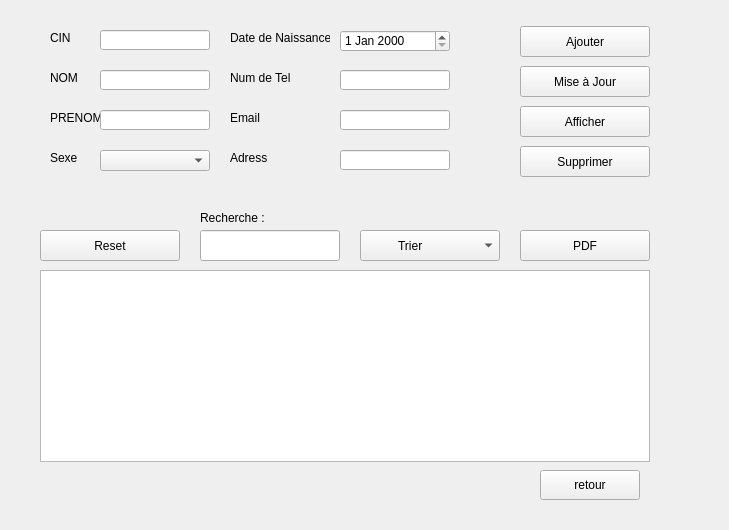
    <widget class="QWidget" name="page_3">
     <widget class="QTableView" name="table_employe">
      <property name="geometry">
       <rect>
        <x>40</x>
        <y>270</y>
        <width>610</width>
        <height>192</height>
       </rect>
      </property>
      <property name="cursor" stdset="0">
       <cursorShape>PointingHandCursor</cursorShape>
      </property>
     </widget>
     <widget class="QLabel" name="label_CIN">
      <property name="geometry">
       <rect>
        <x>50</x>
        <y>30</y>
        <width>60</width>
        <height>16</height>
       </rect>
      </property>
      <property name="text">
       <string>CIN </string>
      </property>
     </widget>
     <widget class="QLineEdit" name="lineEdit_Adress">
      <property name="geometry">
       <rect>
        <x>340</x>
        <y>150</y>
        <width>110</width>
        <height>20</height>
       </rect>
      </property>
     </widget>
     <widget class="QPushButton" name="pushButton_Supprimer">
      <property name="geometry">
       <rect>
        <x>520</x>
        <y>146</y>
        <width>130</width>
        <height>31</height>
       </rect>
      </property>
      <property name="cursor">
       <cursorShape>PointingHandCursor</cursorShape>
      </property>
      <property name="mouseTracking">
       <bool>true</bool>
      </property>
      <property name="text">
       <string>Supprimer</string>
      </property>
     </widget>
     <widget class="QLabel" name="label_Nom">
      <property name="geometry">
       <rect>
        <x>50</x>
        <y>70</y>
        <width>60</width>
        <height>16</height>
       </rect>
      </property>
      <property name="text">
       <string>NOM</string>
      </property>
     </widget>
     <widget class="QLabel" name="label_Num_Tel">
      <property name="geometry">
       <rect>
        <x>230</x>
        <y>70</y>
        <width>80</width>
        <height>16</height>
       </rect>
      </property>
      <property name="text">
       <string>Num de Tel</string>
      </property>
     </widget>
     <widget class="QLabel" name="label_photo_Employe">
      <property name="geometry">
       <rect>
        <x>10</x>
        <y>0</y>
        <width>710</width>
        <height>521</height>
       </rect>
      </property>
      <property name="cursor">
       <cursorShape>ArrowCursor</cursorShape>
      </property>
      <property name="text">
       <string/>
      </property>
      <property name="pixmap">
       <pixmap>photo_Login_Qt.jpg</pixmap>
      </property>
     </widget>
     <widget class="QLabel" name="label_Sexe">
      <property name="geometry">
       <rect>
        <x>50</x>
        <y>150</y>
        <width>80</width>
        <height>16</height>
       </rect>
      </property>
      <property name="text">
       <string>Sexe</string>
      </property>
     </widget>
     <widget class="QPushButton" name="pushButton_PDF">
      <property name="geometry">
       <rect>
        <x>520</x>
        <y>230</y>
        <width>130</width>
        <height>31</height>
       </rect>
      </property>
      <property name="cursor">
       <cursorShape>PointingHandCursor</cursorShape>
      </property>
      <property name="text">
       <string>PDF</string>
      </property>
     </widget>
     <widget class="QPushButton" name="pushButton_MIseAJour">
      <property name="geometry">
       <rect>
        <x>520</x>
        <y>66</y>
        <width>130</width>
        <height>31</height>
       </rect>
      </property>
      <property name="cursor">
       <cursorShape>PointingHandCursor</cursorShape>
      </property>
      <property name="text">
       <string>Mise à Jour</string>
      </property>
     </widget>
     <widget class="QLineEdit" name="lineEdit_Nom">
      <property name="geometry">
       <rect>
        <x>100</x>
        <y>70</y>
        <width>110</width>
        <height>20</height>
       </rect>
      </property>
     </widget>
     <widget class="QLineEdit" name="lineEdit_Num_Tel">
      <property name="geometry">
       <rect>
        <x>340</x>
        <y>70</y>
        <width>110</width>
        <height>20</height>
       </rect>
      </property>
     </widget>
     <widget class="QLineEdit" name="lineEdit_CIN">
      <property name="geometry">
       <rect>
        <x>100</x>
        <y>30</y>
        <width>110</width>
        <height>20</height>
       </rect>
      </property>
      <property name="text">
       <string/>
      </property>
     </widget>
     <widget class="QLineEdit" name="lineEdit_Email">
      <property name="geometry">
       <rect>
        <x>340</x>
        <y>110</y>
        <width>110</width>
        <height>20</height>
       </rect>
      </property>
     </widget>
     <widget class="QLabel" name="label_Date_naissance">
      <property name="geometry">
       <rect>
        <x>230</x>
        <y>30</y>
        <width>100</width>
        <height>16</height>
       </rect>
      </property>
      <property name="text">
       <string>Date de Naissance</string>
      </property>
     </widget>
     <widget class="QComboBox" name="comboBox_tri">
      <property name="geometry">
       <rect>
        <x>360</x>
        <y>230</y>
        <width>140</width>
        <height>31</height>
       </rect>
      </property>
      <item>
       <property name="text">
        <string>          Trier</string>
       </property>
      </item>
      <item>
       <property name="text">
        <string>Tri par CIN Monatnt</string>
       </property>
      </item>
      <item>
       <property name="text">
        <string>Tri par CIN Desendant</string>
       </property>
      </item>
      <item>
       <property name="text">
        <string>Tri par Nom</string>
       </property>
      </item>
      <item>
       <property name="text">
        <string>Tri par Date</string>
       </property>
      </item>
     </widget>
     <widget class="QLabel" name="label_Prenom">
      <property name="geometry">
       <rect>
        <x>50</x>
        <y>110</y>
        <width>60</width>
        <height>16</height>
       </rect>
      </property>
      <property name="text">
       <string>PRENOM</string>
      </property>
     </widget>
     <widget class="QLineEdit" name="lineEdit_Prenom">
      <property name="geometry">
       <rect>
        <x>100</x>
        <y>110</y>
        <width>110</width>
        <height>20</height>
       </rect>
      </property>
     </widget>
     <widget class="QPushButton" name="pushButton_Afficher">
      <property name="geometry">
       <rect>
        <x>520</x>
        <y>106</y>
        <width>130</width>
        <height>31</height>
       </rect>
      </property>
      <property name="cursor">
       <cursorShape>PointingHandCursor</cursorShape>
      </property>
      <property name="text">
       <string>Afficher</string>
      </property>
     </widget>
     <widget class="QComboBox" name="comboBox_Sexe">
      <property name="geometry">
       <rect>
        <x>100</x>
        <y>150</y>
        <width>110</width>
        <height>21</height>
       </rect>
      </property>
      <item>
       <property name="text">
        <string/>
       </property>
      </item>
      <item>
       <property name="text">
        <string>Femme</string>
       </property>
      </item>
      <item>
       <property name="text">
        <string>Homme</string>
       </property>
      </item>
     </widget>
     <widget class="QLineEdit" name="lineEdit_recherche">
      <property name="geometry">
       <rect>
        <x>200</x>
        <y>230</y>
        <width>140</width>
        <height>31</height>
       </rect>
      </property>
     </widget>
     <widget class="QLabel" name="label_Recherche_Employe">
      <property name="geometry">
       <rect>
        <x>200</x>
        <y>210</y>
        <width>80</width>
        <height>16</height>
       </rect>
      </property>
      <property name="text">
       <string>Recherche :</string>
      </property>
     </widget>
     <widget class="QLabel" name="label_Email">
      <property name="geometry">
       <rect>
        <x>230</x>
        <y>110</y>
        <width>80</width>
        <height>16</height>
       </rect>
      </property>
      <property name="text">
       <string>Email</string>
      </property>
     </widget>
     <widget class="QLabel" name="label_Adress">
      <property name="geometry">
       <rect>
        <x>230</x>
        <y>150</y>
        <width>80</width>
        <height>16</height>
       </rect>
      </property>
      <property name="text">
       <string>Adress</string>
      </property>
     </widget>
     <widget class="QDateEdit" name="dateEdit_naissance">
      <property name="geometry">
       <rect>
        <x>340</x>
        <y>30</y>
        <width>110</width>
        <height>22</height>
       </rect>
      </property>
     </widget>
     <widget class="QPushButton" name="pushButton_Ajouter">
      <property name="geometry">
       <rect>
        <x>520</x>
        <y>26</y>
        <width>130</width>
        <height>31</height>
       </rect>
      </property>
      <property name="cursor">
       <cursorShape>PointingHandCursor</cursorShape>
      </property>
      <property name="text">
       <string>Ajouter</string>
      </property>
     </widget>
     <widget class="QPushButton" name="pushButton_Reset">
      <property name="geometry">
       <rect>
        <x>40</x>
        <y>230</y>
        <width>140</width>
        <height>31</height>
       </rect>
      </property>
      <property name="cursor">
       <cursorShape>PointingHandCursor</cursorShape>
      </property>
      <property name="text">
       <string>Reset</string>
      </property>
     </widget>
     <widget class="QPushButton" name="pushButton_retour_employer">
      <property name="geometry">
       <rect>
        <x>540</x>
        <y>470</y>
        <width>100</width>
        <height>30</height>
       </rect>
      </property>
      <property name="cursor">
       <cursorShape>PointingHandCursor</cursorShape>
      </property>
      <property name="text">
       <string>retour</string>
      </property>
     </widget>
     <zorder>label_photo_Employe</zorder>
     <zorder>table_employe</zorder>
     <zorder>label_CIN</zorder>
     <zorder>lineEdit_Adress</zorder>
     <zorder>pushButton_Supprimer</zorder>
     <zorder>label_Nom</zorder>
     <zorder>label_Num_Tel</zorder>
     <zorder>label_Sexe</zorder>
     <zorder>pushButton_PDF</zorder>
     <zorder>pushButton_MIseAJour</zorder>
     <zorder>lineEdit_Nom</zorder>
     <zorder>lineEdit_Num_Tel</zorder>
     <zorder>lineEdit_CIN</zorder>
     <zorder>lineEdit_Email</zorder>
     <zorder>label_Date_naissance</zorder>
     <zorder>comboBox_tri</zorder>
     <zorder>label_Prenom</zorder>
     <zorder>lineEdit_Prenom</zorder>
     <zorder>pushButton_Afficher</zorder>
     <zorder>comboBox_Sexe</zorder>
     <zorder>lineEdit_recherche</zorder>
     <zorder>label_Recherche_Employe</zorder>
     <zorder>label_Email</zorder>
     <zorder>label_Adress</zorder>
     <zorder>dateEdit_naissance</zorder>
     <zorder>pushButton_Ajouter</zorder>
     <zorder>pushButton_Reset</zorder>
     <zorder>pushButton_retour_employer</zorder>
    </widget>
